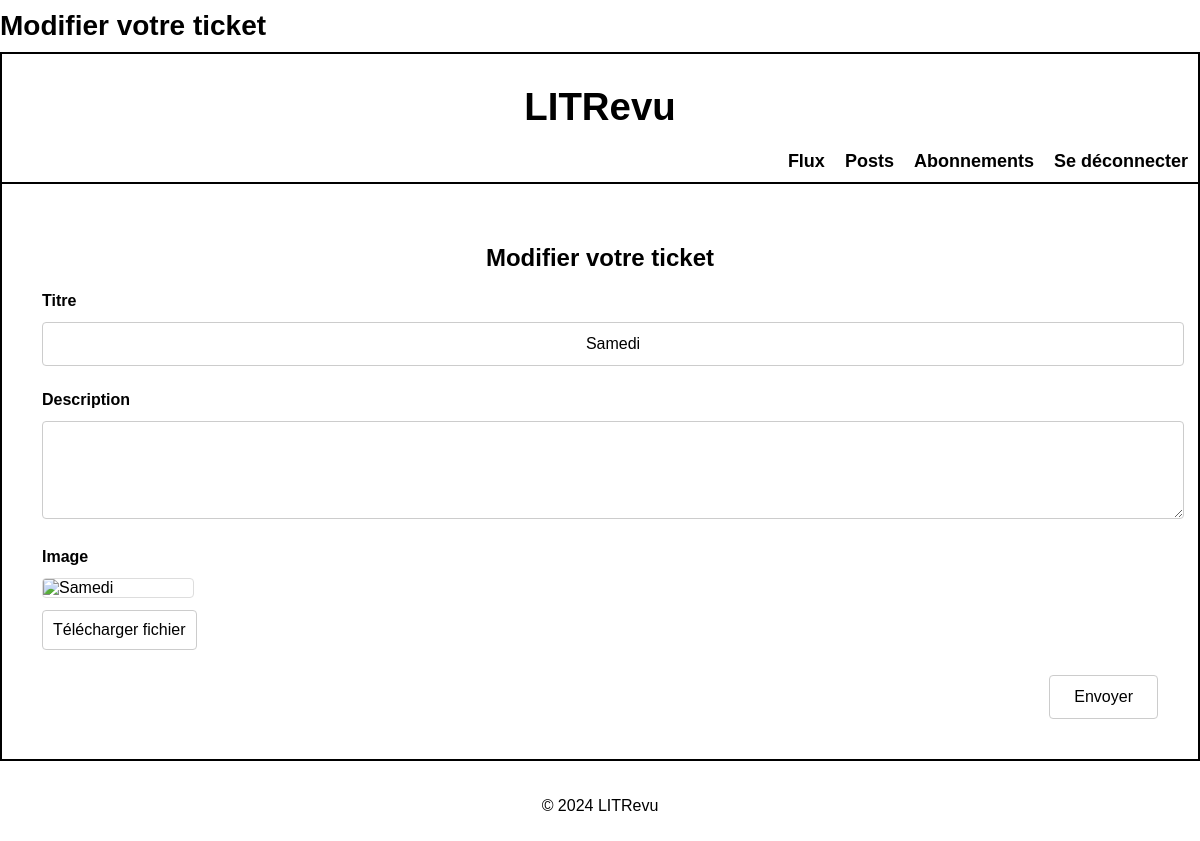
The page /ticket/9/edit/ (signed in) on the database as committed earlier.
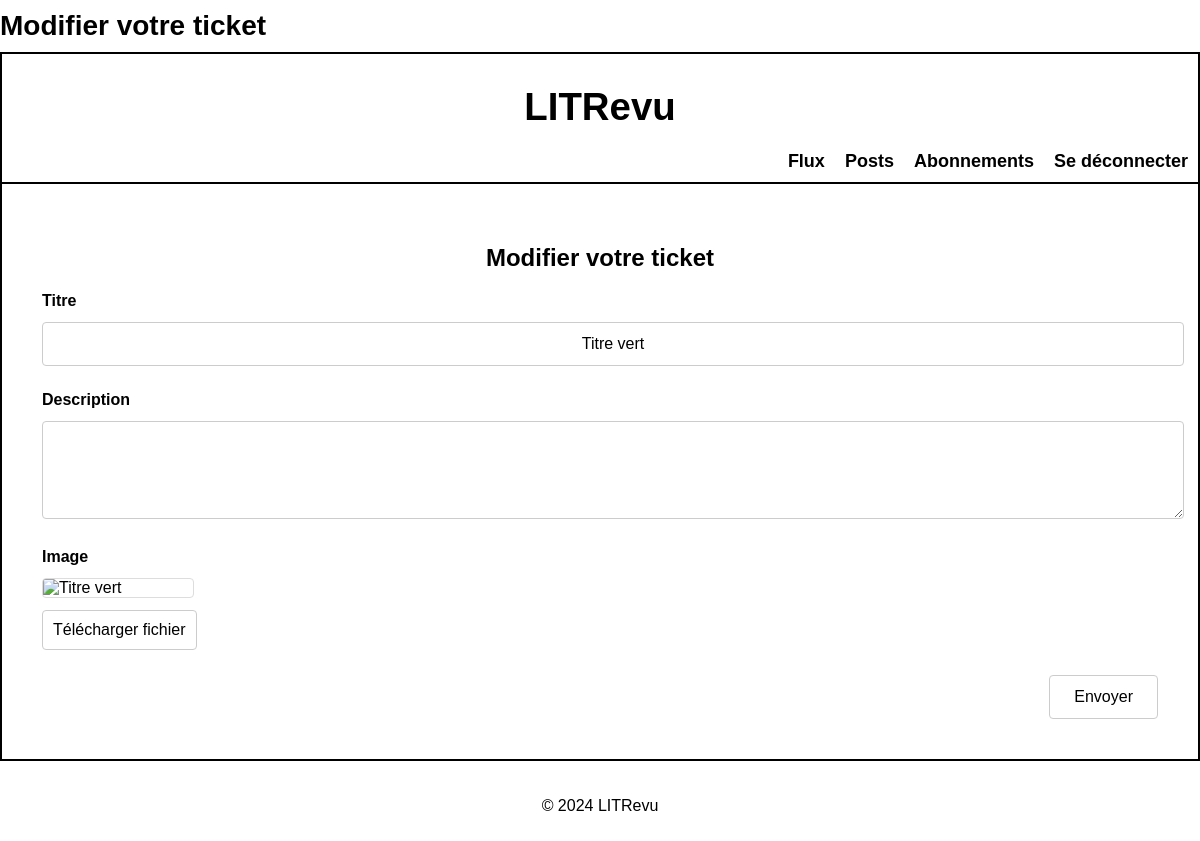
The same page on the database as committed later.
### reviews/models.py (models this page shows, shortened)
class Ticket(models.Model):
    title = models.CharField(max_length=128)
    description = models.TextField(max_length=2048, blank=True)
    user = models.ForeignKey(
        to=settings.AUTH_USER_MODEL, on_delete=models.CASCADE, related_name='tickets'
    )
    image = models.ImageField(null=True, blank=True, upload_to='ticket_images/')
    time_created = models.DateTimeField(auto_now_add=True)

### reviews/views.py (the view)
# urls.py: path('ticket/<int:pk>/edit/', TicketUpdateView.as_view(), name='ticket-edit'),
class TicketUpdateView(LoginRequiredMixin, UpdateView):
    model = Ticket
    form_class = TicketForm
    template_name = 'reviews/ticket_edit.html'
    success_url = reverse_lazy('feed')
    login_url = reverse_lazy('login')
    def get_queryset(self):
        print(f"[DEBUG] Filtrage des tickets pour l'utilisateur {self.request.user}")
        return Ticket.objects.filter(user=self.request.user)

### reviews/forms.py
class TicketForm(forms.ModelForm):
    class Meta:
        model = Ticket
        fields = ['title', 'description', 'image']
        widgets = {
            'title': forms.TextInput(),
            'description': forms.Textarea(attrs={'rows': 4}),
        }

### reviews/templates/reviews/ticket_edit.html
{% extends "base.html" %}
{% block title %}Modifier votre ticket{% endblock %}
{% block content %}
<div class="container mt-5">
    <h2 class="text-center" style="text-align: center;">Modifier votre ticket</h2>
    {% include 'reviews/partials/_ticket_form.html' %}
</div>
{% endblock %}

### reviews/templates/reviews/partials/_ticket_form.html (shortened to what this page needs)
{% load crispy_forms_tags %}
<form method="post" enctype="multipart/form-data" class="ticket-form" style="width: 100%;">
    <div class="ticket-form-group" style="margin-bottom: 25px;">
        <label for="{{ form.title.id_for_label }}" style="font-weight: bold; margin-bottom: 12px; display: block;">Titre</label>
        <div class="ticket-form-field">
            <input type="text" name="{{ form.title.name }}" id="{{ form.title.id_for_label }}" maxlength="128" required value="{{ form.instance.title }}" style="width: 100%; padding: 12px; font-size: 1rem; border: 1px solid #ccc; border-radius: 4px; text-align: center;">
        </div>
    </div>
    <div class="ticket-form-group" style="margin-bottom: 25px;">
        <label for="{{ form.description.id_for_label }}" style="font-weight: bold; margin-bottom: 12px; display: block;">{{ form.description.label }}</label>
        <div class="ticket-form-field">
            <textarea name="{{ form.description.name }}" id="{{ form.description.id_for_label }}" rows="4" maxlength="2048" style="width: 100%; padding: 12px; font-size: 1rem; border: 1px solid #ccc; border-radius: 4px;"></textarea>
        </div>
    </div>
    <div class="ticket-form-group" style="margin-bottom: 25px;">
        <label for="{{ form.image.id_for_label }}" style="font-weight: bold; margin-bottom: 12px; display: block;">{{ form.image.label }}</label>
        <div class="ticket-form-field">
            {% if form.image.value %}
                <img id="current-image" src="{{ form.image.value.url }}" alt="{{ form.title.value }}" style="display: block; max-width: 150px; margin-top: 12px; border: 1px solid #ddd; border-radius: 4px;">
            {% else %}
                <img id="current-image" src="" alt="Image prévisualisation" style="display: none; max-width: 150px; margin-top: 12px; border: 1px solid #ddd; border-radius: 4px;">
            {% endif %}
            <label for="{{ form.image.id_for_label }}" style="margin-top: 12px; padding: 10px; background-color: #fff; color: #000; border: 1px solid #ccc; border-radius: 4px; cursor: pointer; display: inline-block; text-align: center;">Télécharger fichier</label>
        </div>
    </div>
    <div class="ticket-form-group submit-group" style="display: flex; justify-content: flex-end;">
        <button type="submit" style="padding: 12px 24px; font-size: 1rem; color: #000; background-color: #fff; border: 1px solid #ccc; border-radius: 4px; cursor: pointer;">
            Envoyer
        </button>
    </div>
</form>

Rows that differ between the two databases and show on the page:
changed Ticket: title "Samedi" → "Titre vert"
